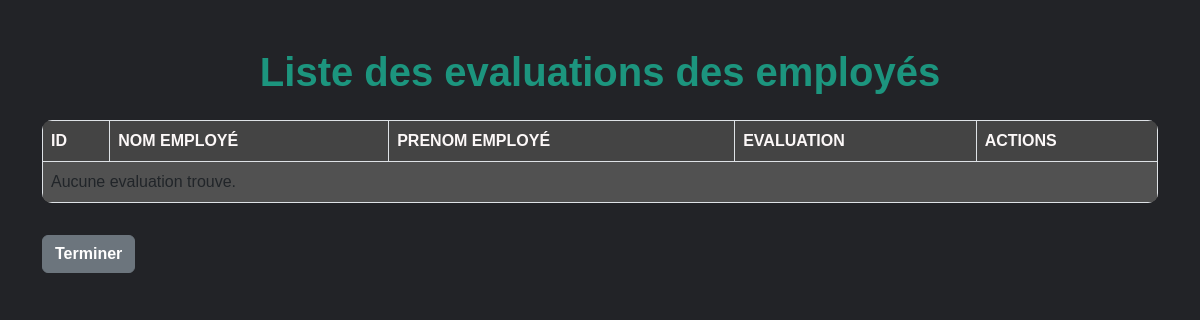
The app's page /acceuil-man/evaluations/, older data.
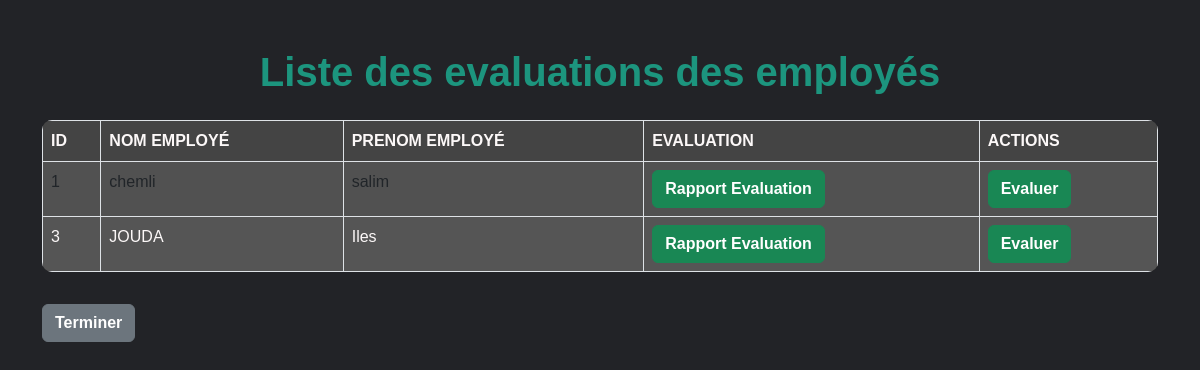
The same page, newer data.
### app1/models.py (models this page shows, shortened)
class Evaluation(models.Model):
    date_Evaluation= models.DateField(default=timezone.now)
    criteres= models.CharField(max_length=200)
    Resultat= models.CharField(max_length=200)
    Commentaire= models.CharField(max_length=500)
    Employe_Evaluation= models.ForeignKey(Employe, on_delete=models.CASCADE, related_name="evaluations")

class Employe(models.Model):
    nom= models.CharField(max_length=20)
    prenom= models.CharField(max_length=20)
    date_de_naissance= models.DateField(default=timezone.now)
    date_aumbauche= models.DateField(default=timezone.now)
    adresse= models.CharField(max_length=30)
    Historique_professionnel= models.CharField(max_length=500)
    Service_Employe= models.ForeignKey(Service, on_delete=models.CASCADE)
    Competance_Employe=models.ManyToManyField(Competances, related_name="comp", blank=True)
    Employe_Formation= models.ManyToManyField(Formations, related_name="frm", blank=True)
    Employe_Utilisateur= models.OneToOneField(Utilisateur, on_delete=models.CASCADE, related_name="employe")

### app1/views.py (the view)
# urls.py: path('acceuil-man/evaluations/', views.liste_evaluations_Manager, name='liste_employes_Evaluations'),
def liste_evaluations_Manager(request):
    evaluations = Evaluation.objects.all()
    return render(request, 'liste_Evaluation.html', {'evaluations': evaluations})

### app1/templates/liste_Evaluation.html (shortened to what this page needs)
<!DOCTYPE html>
<html lang="en">
    {% load static %}
<head>
    <link rel="stylesheet" href="{% static 'css/bootstrap.min.css' %}">
</head>
<body>
    <div class="container mt-5">
        <h1 class="mb-4">Liste des evaluations des employés</h1>
        <table class="table table-bordered table-striped">
            <thead class="thead-dark">
                <tr>
                    <th>ID </th>
                    <th>Nom Employé</th>
                    <th>Prenom Employé</th>
                    <th>Evaluation</th>
                    <th>Actions</th>
                </tr>
            </thead>
            <tbody>
                {% for evaluation in evaluations %}
                <tr>
                    <td>{{ evaluation.id }}</td>
                    <td>{{ evaluation.Employe_Evaluation.nom }}</td>
                    <td>{{ evaluation.Employe_Evaluation.prenom }}</td>
                    <td><a href="{% url 'rapport_evaluation' evaluation.id %}" class="btn btn-success">Rapport Evaluation</a></td>
                    <td><a href="{% url 'evaluer_employe' evaluation.Employe_Evaluation.id  %}"  class="btn btn-success"> Evaluer </a></td>
                </tr>
                {% empty %}
                <tr>
                  <td colspan="8">Aucune evaluation trouve.</td>
                </tr>
                {% endfor %}
            </tbody>
        </table>
         <a href="{% url 'acceuil-man' %}" class="btn btn-secondary mt-3">Terminer</a>
    </div>
</body>
</html>

### app1/templates/liste_Evaluation.html (style rules this page uses)
* { margin: 0; padding: 0; box-sizing: border-box; font-family: 'Poppins', sans-serif; text-decoration: none; list-style: none; }
:root { --bg-color: #222327; --text-color: #fcf8f8; --main-color: #1ad2ada6; }
body { background-color: var(--bg-color); color: var(--text-color); }
h1 { color: var(--main-color); font-weight: 700; text-align: center; margin-bottom: 20px; }
.table { background-color: #333; color: var(--text-color); border-radius: 10px; overflow: hidden; }
.table th { background-color: #444; color: var(--text-color); text-transform: uppercase; }
.table td { background-color: #555; }
.table-striped tbody tr:nth-of-type(odd) { background-color: #666; }
.btn-secondary { background-color: #6c757d; }
.container { margin-top: 120px; }
.btn { font-weight: bold; transition: all 0.3s ease; }

Row changes from the older to the newer data that the page shows:
added Evaluation: id "1", Employe_Evaluation.nom "chemli", Employe_Evaluation.prenom "salim"
added Evaluation: id "3", Employe_Evaluation.nom "JOUDA", Employe_Evaluation.prenom "Iles"
Text that changed along with them:
text no longer shown: "Aucune evaluation trouve."
